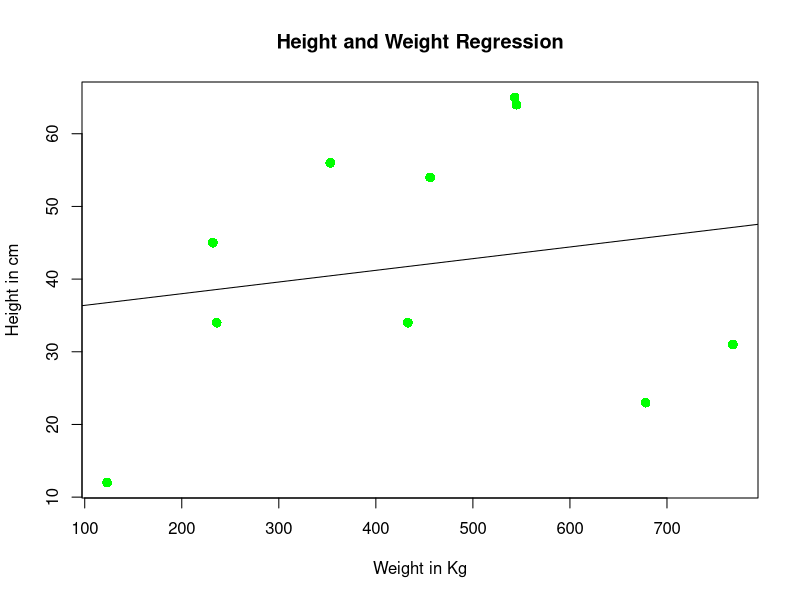

The R source for this figure: (Note: this script raises an error after producing the figure.)
# Clear the Environment Terminal

rm(list = ls())

# Basic of the Machine Learning

# Linear Regression

linear_1 <-  c(2,5,6,2,5,6,7,8,3,6)

linear_2 <- c(12,34,54,65,23,12,45,56,34,53)

regression <- lm(linear_2 ~ linear_1)

regression

print(summary(regression))


# Data Frame using Linear Regression

linear_3 <- c(124,272,287,272,123,437,374,384)

linear_4 <- c(12,45,65,76,87,45,34,23)

regression_1 <- lm(linear_4 ~ linear_3)

dataframe_1 <- data.frame(linear_3 = 200)

predication <- predict(regression_1,dataframe_1)

print(predication)


# Ploting Regression Diagram

x <- c(12,34,45,56,64,65,34,23,54,31)

y <- c(123,433,232,353,545,543,236,678,456,768)

regression_2 <- lm(y ~ x)

plot(y,x,col = "green",main = "Height and Weight Regression",abline(lm(x~y)),cex = 1.3,pch = 16,xlab = "Weight in Kg",ylab = "Height in cm")  


# Example 1

height <- c(156,176,146,189,134,178,156)
weight <- c(56,43,67,34,45,56,67)

dataframe_2 <- data.frame(height = 170)

relation_data <- lm(weight ~ height)

print(relation_data)

print(dataframe_2)

View(dataframe_2)

plot(weight,height,col = "blue",main = "Height and Weight Regression",abline(lm(height~weight)),cex = 1.9,pch = 19, xlab = "Weight in Kg", ylab = "Height in CM")

# Coefficients (Intercept) ==> !beta + beta 1

print(summary(relation_data))

summary(relation_data)


